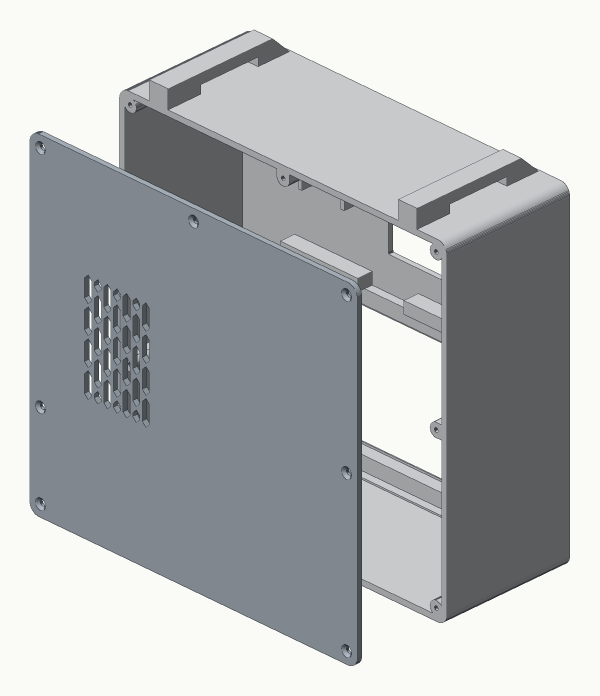
#> input picture hardware/images/exploded.png, 1200 x 1392 px (shown at 1/2 size)
$ python -i tone_check.py   (imports and definitions only)
#> lines starting #> are read from the running program, lines starting #| are printed output that depends on the picture
### software/booth/strip.py
"""Photostrip layout: several photos stacked into one tall black-and-white image.

The strip is composed at the printer's native width (384 dots) so nothing is
resampled again at print time. Photos are converted to grayscale, auto-contrast
stretched, tone-lifted for thermal paper (see ``tone_lift``), centre-cropped to
4:3 and Floyd-Steinberg dithered; the caption text
is drawn solid black on top. The result is a mode "1" image that prints 1:1.
"""

from __future__ import annotations

from dataclasses import dataclass, field
from datetime import datetime
from pathlib import Path

import numpy as np
from PIL import Image, ImageDraw, ImageFont, ImageOps

from .printer import WIDTH_PX

# Print tone lift (added 2026-09-09). Thermal paper spreads every dot, so a
# mid-grey face that is fine on screen prints as shadow. Skin in the centre of
# the frame is lifted to TONE_TARGET (fraction of white) with a gamma curve,
# never darkened, and never stronger than TONE_MIN_GAMMA so a face against a
# bright window does not turn into a white blob. Measured on real captures:
# a backlit shot went from 0.32 to 0.54 white on the faces, a well-lit one was
# left untouched (median already above the target). Tune with
# tools/tone_check.py against the captures on disk; it needs no printer.
TONE_TARGET = 0.62
TONE_MIN_GAMMA = 0.45


def tone_lift(img: Image.Image, target: float = TONE_TARGET, min_gamma: float = TONE_MIN_GAMMA) -> tuple[Image.Image, float]:
    """Lift a grayscale image so the centre region's median lands at ``target``.

    Returns the adjusted image and the gamma used (1.0 means unchanged).
    """
    a = np.asarray(img, dtype=np.float32) / 255.0
    h, w = a.shape
    centre = a[h // 4: 3 * h // 4, w // 4: 3 * w // 4]
    median = float(np.median(centre))
    if median <= 0.0 or median >= target:
        return img, 1.0
    gamma = max(min_gamma, float(np.log(target) / np.log(median)))
    lut = [int(round(255.0 * (i / 255.0) ** gamma)) for i in range(256)]
    return img.point(lut), gamma

FONT_CANDIDATES = [
    "/usr/share/fonts/truetype/dejavu/DejaVuSans-Bold.ttf",
    "/usr/share/fonts/truetype/dejavu/DejaVuSans.ttf",
    "/usr/share/fonts/truetype/freefont/FreeSansBold.ttf",
    "/System/Library/Fonts/Supplemental/Arial Bold.ttf",       # macOS, for the simulator
    "/System/Library/Fonts/Helvetica.ttc",
]


@dataclass
class StripSettings:
    width: int = WIDTH_PX
    margin: int = 8                     # white border, left/right/top/bottom
    gap: int = 10                       # space between photos
    photo_aspect: tuple[int, int] = (4, 3)
    title: str = "PHOTOBOOTH"
    title_size: int = 34
    footer: str = "{date:%d %b %Y  %H:%M}"   # str.format with date=datetime
    footer_size: int = 20
    dither: bool = True
    font_paths: list[str] = field(default_factory=lambda: list(FONT_CANDIDATES))


# [67 lines left out: functions load_font, prepare_photo, make_strip, strip_to_screen, not called in this run]

### software/tools/tone_check.py
#!/usr/bin/env python3
"""Check the print tone lift against the captures on disk. Needs no printer.

    python3 tools/tone_check.py                 # table: every capture, gamma chosen, face white before/after
    python3 tools/tone_check.py --sheet out.png # side-by-side dithered tiles, current vs lifted
    python3 tools/tone_check.py --print 20260909_150050   # print that session's receipt for a bench comparison

Thermal paper spreads every dot, so faces that are mid-grey on screen print as
shadow. ``booth.strip.tone_lift`` lifts the centre of the frame to
``TONE_TARGET`` with a gamma clamped at ``TONE_MIN_GAMMA``; this tool shows what
that does to real captures so the two constants can be tuned from prints
instead of guesses. "face white" is the fraction of white dots in the middle
of the dithered tile; about 0.5 to 0.65 prints as a natural skin tone.
"""
from __future__ import annotations

import argparse
import sys
from datetime import datetime
from pathlib import Path

import numpy as np
from PIL import Image, ImageDraw, ImageOps

sys.path.insert(0, str(Path(__file__).resolve().parents[1]))

from booth.strip import TONE_MIN_GAMMA, TONE_TARGET, tone_lift  # noqa: E402

CAPTURES = Path.home() / "photobooth" / "captures"
TILE = (360, 270)


# [4 lines left out: function centre_white, not called in this run]


def variants(path: Path) -> tuple[Image.Image, Image.Image, float]:
#> called with path = '../../hardware/images/exploded.png'
    g = ImageOps.autocontrast(ImageOps.exif_transpose(Image.open(path)).convert("L"), cutoff=1)
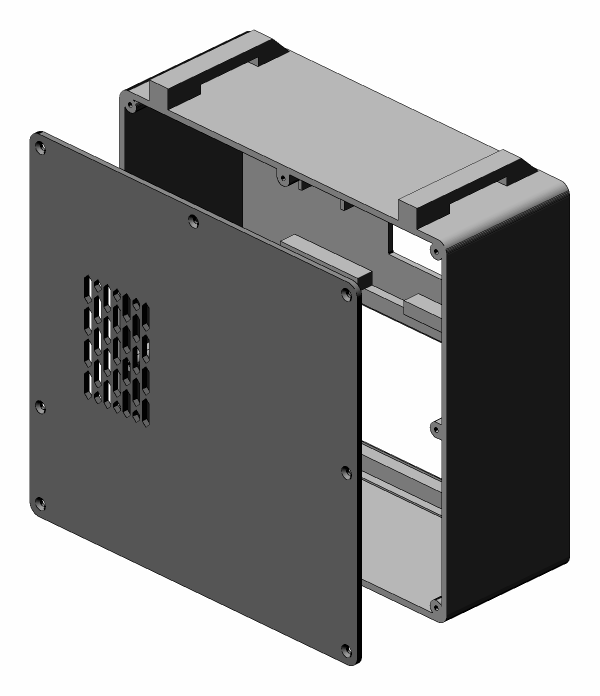
#> g: PIL image 1200x1392 L (shown at 1/2 size); min 0, max 254, mean 153.1
    lifted, gamma = tone_lift(g)
#> in tone_lift, `centre = a[h // 4: 3 * h // 4, w // 4: 3 * w // 4]`:
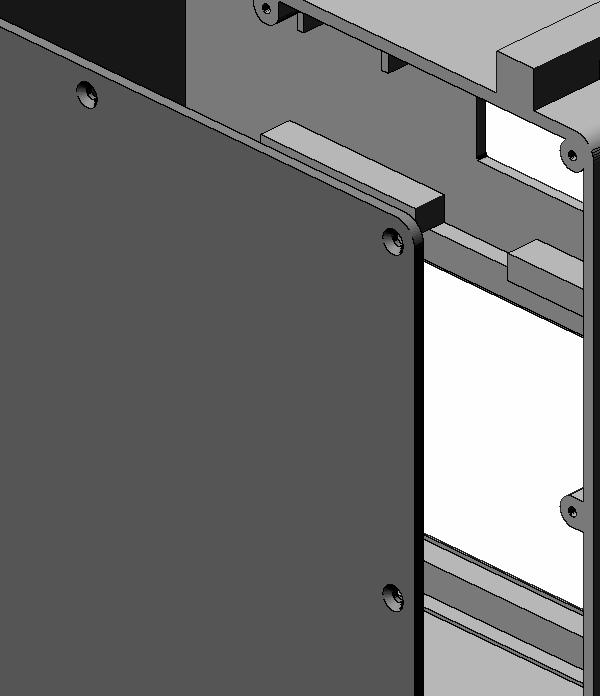
#> centre: shape (696, 600) float32; min 0, max 0.996, mean 0.444
#> in tone_lift, `median = float(np.median(centre))`: median = 0.333
#> in tone_lift, `gamma = max(min_gamma, float(np.log(target) / np.log(median)))`: gamma = 0.45
#> in tone_lift, `lut = [int(round(255.0 * (i / 255.0) ** gamma)) for i in range(256)]`: lut = 256 values from 0 to 255
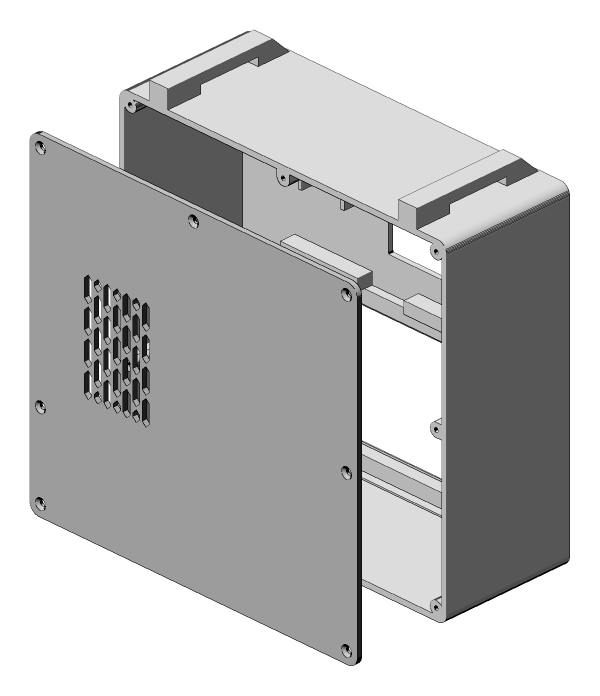
#> lifted: PIL image 1200x1392 L (shown at 1/2 size); min 0, max 255, mean 190.2
#> gamma = 0.45
    fit = lambda im: ImageOps.fit(im, TILE, Image.LANCZOS).convert("1", dither=Image.FLOYDSTEINBERG)
    return fit(g), fit(lifted), gamma


# [45 lines left out: function main, not called in this run]


# [2 lines not run here, left out]

>>> result = variants('../../hardware/images/exploded.png')

$ run again, on hardware/images/pi_bridge_plate.png
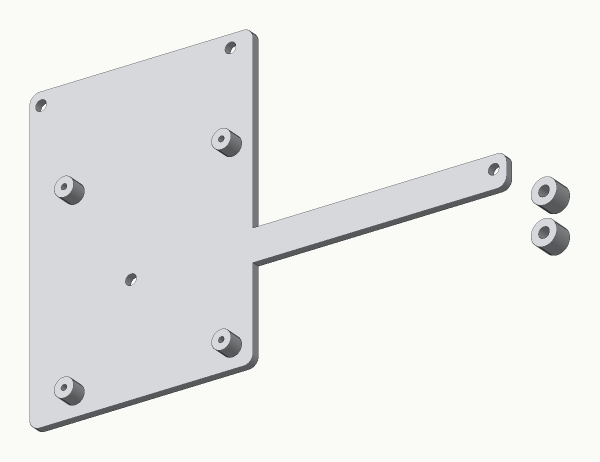
#> input picture hardware/images/pi_bridge_plate.png, 1200 x 924 px (shown at 1/2 size)
#> in variants, `g = ImageOps.autocontrast(ImageOps.exif_transpose(Image.open(path)).co..`:
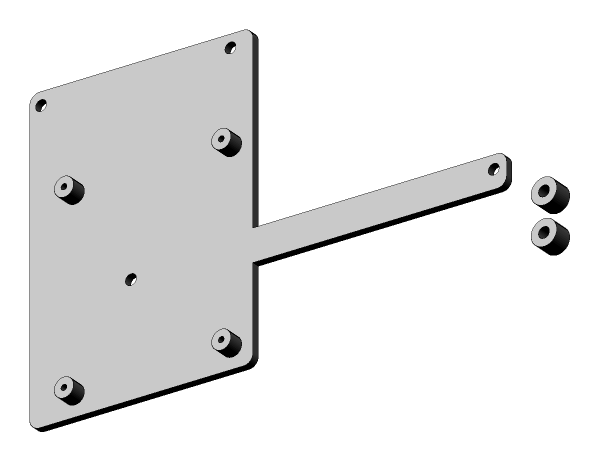
#> g: PIL image 1200x924 L (shown at 1/2 size); min 0, max 255, mean 232
#> in tone_lift, `centre = a[h // 4: 3 * h // 4, w // 4: 3 * w // 4]`:
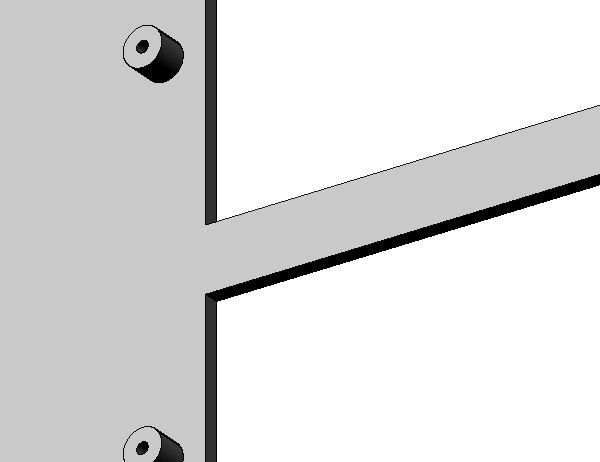
#> centre: shape (462, 600) float32; min 0, max 1, mean 0.87
#> median = 1
